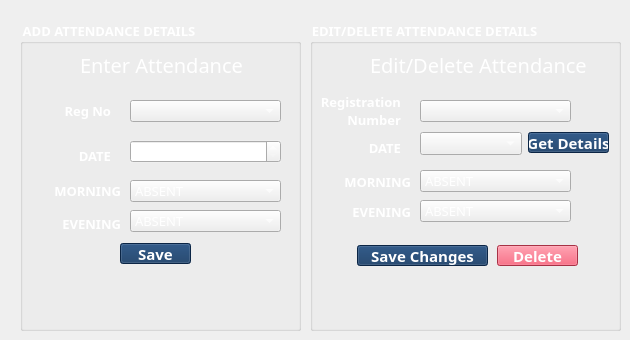
    <widget class="QWidget" name="tab_6">
     <attribute name="title">
      <string>Attendance</string>
     </attribute>
     <widget class="QGroupBox" name="groupBox_3">
      <property name="geometry">
       <rect>
        <x>20</x>
        <y>20</y>
        <width>281</width>
        <height>311</height>
       </rect>
      </property>
      <property name="font">
       <font>
        <family>Poppins Black</family>
        <pointsize>10</pointsize>
        <weight>75</weight>
        <bold>true</bold>
       </font>
      </property>
      <property name="styleSheet">
       <string notr="true">color: rgb(255, 255, 255);</string>
      </property>
      <property name="title">
       <string>ADD ATTENDANCE DETAILS</string>
      </property>
      <widget class="QLabel" name="label_47">
       <property name="geometry">
        <rect>
         <x>10</x>
         <y>20</y>
         <width>41</width>
         <height>41</height>
        </rect>
       </property>
       <property name="text">
        <string/>
       </property>
       <property name="pixmap">
        <pixmap>../src/attendance.png</pixmap>
       </property>
       <property name="scaledContents">
        <bool>true</bool>
       </property>
      </widget>
      <widget class="QLabel" name="label_48">
       <property name="geometry">
        <rect>
         <x>60</x>
         <y>30</y>
         <width>201</width>
         <height>29</height>
        </rect>
       </property>
       <property name="font">
        <font>
         <family>Poppins</family>
         <pointsize>15</pointsize>
         <weight>50</weight>
         <italic>false</italic>
         <bold>false</bold>
         <kerning>true</kerning>
        </font>
       </property>
       <property name="layoutDirection">
        <enum>Qt::LeftToRight</enum>
       </property>
       <property name="styleSheet">
        <string notr="true">color: rgb(255, 255, 255);</string>
       </property>
       <property name="text">
        <string>Enter Attendance</string>
       </property>
       <property name="scaledContents">
        <bool>true</bool>
       </property>
       <property name="alignment">
        <set>Qt::AlignLeading|Qt::AlignLeft|Qt::AlignVCenter</set>
       </property>
      </widget>
      <widget class="QComboBox" name="cb41">
       <property name="geometry">
        <rect>
         <x>110</x>
         <y>80</y>
         <width>151</width>
         <height>22</height>
        </rect>
       </property>
       <property name="font">
        <font>
         <family>Poppins SemiBold</family>
         <pointsize>10</pointsize>
        </font>
       </property>
       <property name="styleSheet">
        <string notr="true">color: rgb(255, 255, 255);
gridline-color: rgb(255, 255, 255);
selection-color: rgb(15, 52, 96);
border-color: rgb(255, 255, 255);</string>
       </property>
       <property name="editable">
        <bool>false</bool>
       </property>
       <property name="frame">
        <bool>true</bool>
       </property>
      </widget>
      <widget class="QLabel" name="label_49">
       <property name="geometry">
        <rect>
         <x>20</x>
         <y>70</y>
         <width>71</width>
         <height>41</height>
        </rect>
       </property>
       <property name="font">
        <font>
         <family>Poppins</family>
         <pointsize>10</pointsize>
         <weight>75</weight>
         <italic>false</italic>
         <bold>true</bold>
         <kerning>true</kerning>
        </font>
       </property>
       <property name="layoutDirection">
        <enum>Qt::LeftToRight</enum>
       </property>
       <property name="styleSheet">
        <string notr="true">color: rgb(255, 255, 255);</string>
       </property>
       <property name="text">
        <string>Reg No</string>
       </property>
       <property name="scaledContents">
        <bool>true</bool>
       </property>
       <property name="alignment">
        <set>Qt::AlignRight|Qt::AlignTrailing|Qt::AlignVCenter</set>
       </property>
       <property name="wordWrap">
        <bool>true</bool>
       </property>
      </widget>
      <widget class="QLabel" name="label_50">
       <property name="geometry">
        <rect>
         <x>40</x>
         <y>120</y>
         <width>51</width>
         <height>31</height>
        </rect>
       </property>
       <property name="font">
        <font>
         <family>Poppins</family>
         <pointsize>10</pointsize>
         <weight>75</weight>
         <italic>false</italic>
         <bold>true</bold>
         <kerning>true</kerning>
        </font>
       </property>
       <property name="layoutDirection">
        <enum>Qt::LeftToRight</enum>
       </property>
       <property name="styleSheet">
        <string notr="true">color: rgb(255, 255, 255);</string>
       </property>
       <property name="text">
        <string>DATE</string>
       </property>
       <property name="scaledContents">
        <bool>true</bool>
       </property>
       <property name="alignment">
        <set>Qt::AlignRight|Qt::AlignTrailing|Qt::AlignVCenter</set>
       </property>
      </widget>
      <widget class="QLabel" name="label_51">
       <property name="geometry">
        <rect>
         <x>10</x>
         <y>146</y>
         <width>91</width>
         <height>50</height>
        </rect>
       </property>
       <property name="font">
        <font>
         <family>Poppins</family>
         <pointsize>10</pointsize>
         <weight>75</weight>
         <italic>false</italic>
         <bold>true</bold>
         <kerning>true</kerning>
        </font>
       </property>
       <property name="layoutDirection">
        <enum>Qt::LeftToRight</enum>
       </property>
       <property name="styleSheet">
        <string notr="true">color: rgb(255, 255, 255);</string>
       </property>
       <property name="text">
        <string>MORNING</string>
       </property>
       <property name="scaledContents">
        <bool>true</bool>
       </property>
       <property name="alignment">
        <set>Qt::AlignRight|Qt::AlignTrailing|Qt::AlignVCenter</set>
       </property>
      </widget>
      <widget class="QLabel" name="label_52">
       <property name="geometry">
        <rect>
         <x>10</x>
         <y>179</y>
         <width>91</width>
         <height>50</height>
        </rect>
       </property>
       <property name="font">
        <font>
         <family>Poppins</family>
         <pointsize>10</pointsize>
         <weight>75</weight>
         <italic>false</italic>
         <bold>true</bold>
         <kerning>true</kerning>
        </font>
       </property>
       <property name="layoutDirection">
        <enum>Qt::LeftToRight</enum>
       </property>
       <property name="styleSheet">
        <string notr="true">color: rgb(255, 255, 255);</string>
       </property>
       <property name="text">
        <string>EVENING</string>
       </property>
       <property name="scaledContents">
        <bool>true</bool>
       </property>
       <property name="alignment">
        <set>Qt::AlignRight|Qt::AlignTrailing|Qt::AlignVCenter</set>
       </property>
      </widget>
      <widget class="QPushButton" name="b41">
       <property name="geometry">
        <rect>
         <x>100</x>
         <y>223</y>
         <width>71</width>
         <height>21</height>
        </rect>
       </property>
       <property name="font">
        <font>
         <family>Poppins</family>
         <pointsize>11</pointsize>
         <weight>75</weight>
         <bold>true</bold>
        </font>
       </property>
       <property name="styleSheet">
        <string notr="true">background-color: rgb(15, 52, 96);
color: rgb(255, 255, 255);</string>
       </property>
       <property name="text">
        <string>Save</string>
       </property>
      </widget>
      <widget class="QDateEdit" name="tb41">
       <property name="geometry">
        <rect>
         <x>110</x>
         <y>120</y>
         <width>151</width>
         <height>23</height>
        </rect>
       </property>
       <property name="font">
        <font>
         <pointsize>10</pointsize>
        </font>
       </property>
       <property name="autoFillBackground">
        <bool>true</bool>
       </property>
       <property name="styleSheet">
        <string notr="true"> color: white;</string>
       </property>
      </widget>
      <widget class="QLabel" name="l41">
       <property name="geometry">
        <rect>
         <x>14</x>
         <y>260</y>
         <width>251</width>
         <height>30</height>
        </rect>
       </property>
       <property name="font">
        <font>
         <family>Poppins</family>
         <pointsize>11</pointsize>
         <weight>75</weight>
         <italic>false</italic>
         <bold>true</bold>
         <kerning>true</kerning>
        </font>
       </property>
       <property name="layoutDirection">
        <enum>Qt::LeftToRight</enum>
       </property>
       <property name="styleSheet">
        <string notr="true">color: rgb(255, 255, 255);</string>
       </property>
       <property name="text">
        <string/>
       </property>
       <property name="scaledContents">
        <bool>true</bool>
       </property>
       <property name="alignment">
        <set>Qt::AlignCenter</set>
       </property>
      </widget>
      <widget class="QComboBox" name="tb42">
       <property name="geometry">
        <rect>
         <x>110</x>
         <y>160</y>
         <width>151</width>
         <height>22</height>
        </rect>
       </property>
       <property name="font">
        <font>
         <family>Poppins SemiBold</family>
         <pointsize>10</pointsize>
        </font>
       </property>
       <property name="styleSheet">
        <string notr="true">color: rgb(255, 255, 255);
gridline-color: rgb(255, 255, 255);
selection-color: rgb(15, 52, 96);
border-color: rgb(255, 255, 255);</string>
       </property>
       <item>
        <property name="text">
         <string>ABSENT</string>
        </property>
       </item>
       <item>
        <property name="text">
         <string>PRESENT</string>
        </property>
       </item>
      </widget>
      <widget class="QComboBox" name="tb43">
       <property name="geometry">
        <rect>
         <x>110</x>
         <y>190</y>
         <width>151</width>
         <height>22</height>
        </rect>
       </property>
       <property name="font">
        <font>
         <family>Poppins SemiBold</family>
         <pointsize>10</pointsize>
        </font>
       </property>
       <property name="styleSheet">
        <string notr="true">color: rgb(255, 255, 255);
gridline-color: rgb(255, 255, 255);
selection-color: rgb(15, 52, 96);
border-color: rgb(255, 255, 255);</string>
       </property>
       <item>
        <property name="text">
         <string>ABSENT</string>
        </property>
       </item>
       <item>
        <property name="text">
         <string>PRESENT</string>
        </property>
       </item>
      </widget>
     </widget>
     <widget class="QGroupBox" name="groupBox_4">
      <property name="geometry">
       <rect>
        <x>310</x>
        <y>20</y>
        <width>311</width>
        <height>311</height>
       </rect>
      </property>
      <property name="font">
       <font>
        <family>Poppins Black</family>
        <pointsize>10</pointsize>
        <weight>75</weight>
        <bold>true</bold>
       </font>
      </property>
      <property name="styleSheet">
       <string notr="true">color: rgb(255, 255, 255);</string>
      </property>
      <property name="title">
       <string>EDIT/DELETE ATTENDANCE DETAILS</string>
      </property>
      <widget class="QLabel" name="label_55">
       <property name="geometry">
        <rect>
         <x>10</x>
         <y>20</y>
         <width>41</width>
         <height>41</height>
        </rect>
       </property>
       <property name="text">
        <string/>
       </property>
       <property name="pixmap">
        <pixmap>../src/attendance.png</pixmap>
       </property>
       <property name="scaledContents">
        <bool>true</bool>
       </property>
      </widget>
      <widget class="QLabel" name="label_56">
       <property name="geometry">
        <rect>
         <x>60</x>
         <y>30</y>
         <width>241</width>
         <height>29</height>
        </rect>
       </property>
       <property name="font">
        <font>
         <family>Poppins</family>
         <pointsize>15</pointsize>
         <weight>50</weight>
         <italic>false</italic>
         <bold>false</bold>
         <kerning>true</kerning>
        </font>
       </property>
       <property name="layoutDirection">
        <enum>Qt::LeftToRight</enum>
       </property>
       <property name="styleSheet">
        <string notr="true">color: rgb(255, 255, 255);</string>
       </property>
       <property name="text">
        <string>Edit/Delete Attendance</string>
       </property>
       <property name="scaledContents">
        <bool>true</bool>
       </property>
       <property name="alignment">
        <set>Qt::AlignLeading|Qt::AlignLeft|Qt::AlignVCenter</set>
       </property>
      </widget>
      <widget class="QComboBox" name="cb42">
       <property name="geometry">
        <rect>
         <x>110</x>
         <y>80</y>
         <width>151</width>
         <height>22</height>
        </rect>
       </property>
       <property name="font">
        <font>
         <family>Poppins SemiBold</family>
         <pointsize>10</pointsize>
        </font>
       </property>
       <property name="styleSheet">
        <string notr="true">color: rgb(255, 255, 255);
gridline-color: rgb(255, 255, 255);
selection-color: rgb(15, 52, 96);
border-color: rgb(255, 255, 255);</string>
       </property>
      </widget>
      <widget class="QLabel" name="label_57">
       <property name="geometry">
        <rect>
         <x>10</x>
         <y>60</y>
         <width>81</width>
         <height>61</height>
        </rect>
       </property>
       <property name="font">
        <font>
         <family>Poppins</family>
         <pointsize>10</pointsize>
         <weight>75</weight>
         <italic>false</italic>
         <bold>true</bold>
         <kerning>true</kerning>
        </font>
       </property>
       <property name="layoutDirection">
        <enum>Qt::LeftToRight</enum>
       </property>
       <property name="styleSheet">
        <string notr="true">color: rgb(255, 255, 255);</string>
       </property>
       <property name="text">
        <string>Registration Number</string>
       </property>
       <property name="scaledContents">
        <bool>true</bool>
       </property>
       <property name="alignment">
        <set>Qt::AlignRight|Qt::AlignTrailing|Qt::AlignVCenter</set>
       </property>
       <property name="wordWrap">
        <bool>true</bool>
       </property>
      </widget>
      <widget class="QLabel" name="label_58">
       <property name="geometry">
        <rect>
         <x>40</x>
         <y>112</y>
         <width>51</width>
         <height>31</height>
        </rect>
       </property>
       <property name="font">
        <font>
         <family>Poppins</family>
         <pointsize>10</pointsize>
         <weight>75</weight>
         <italic>false</italic>
         <bold>true</bold>
         <kerning>true</kerning>
        </font>
       </property>
       <property name="layoutDirection">
        <enum>Qt::LeftToRight</enum>
       </property>
       <property name="styleSheet">
        <string notr="true">color: rgb(255, 255, 255);</string>
       </property>
       <property name="text">
        <string>DATE</string>
       </property>
       <property name="scaledContents">
        <bool>true</bool>
       </property>
       <property name="alignment">
        <set>Qt::AlignRight|Qt::AlignTrailing|Qt::AlignVCenter</set>
       </property>
      </widget>
      <widget class="QLabel" name="label_59">
       <property name="geometry">
        <rect>
         <x>10</x>
         <y>146</y>
         <width>91</width>
         <height>31</height>
        </rect>
       </property>
       <property name="font">
        <font>
         <family>Poppins</family>
         <pointsize>10</pointsize>
         <weight>75</weight>
         <italic>false</italic>
         <bold>true</bold>
         <kerning>true</kerning>
        </font>
       </property>
       <property name="layoutDirection">
        <enum>Qt::LeftToRight</enum>
       </property>
       <property name="styleSheet">
        <string notr="true">color: rgb(255, 255, 255);</string>
       </property>
       <property name="text">
        <string>MORNING</string>
       </property>
       <property name="scaledContents">
        <bool>true</bool>
       </property>
       <property name="alignment">
        <set>Qt::AlignRight|Qt::AlignTrailing|Qt::AlignVCenter</set>
       </property>
      </widget>
      <widget class="QLabel" name="label_60">
       <property name="geometry">
        <rect>
         <x>10</x>
         <y>171</y>
         <width>91</width>
         <height>41</height>
        </rect>
       </property>
       <property name="font">
        <font>
         <family>Poppins</family>
         <pointsize>10</pointsize>
         <weight>75</weight>
         <italic>false</italic>
         <bold>true</bold>
         <kerning>true</kerning>
        </font>
       </property>
       <property name="layoutDirection">
        <enum>Qt::LeftToRight</enum>
       </property>
       <property name="styleSheet">
        <string notr="true">color: rgb(255, 255, 255);</string>
       </property>
       <property name="text">
        <string>EVENING</string>
       </property>
       <property name="scaledContents">
        <bool>true</bool>
       </property>
       <property name="alignment">
        <set>Qt::AlignRight|Qt::AlignTrailing|Qt::AlignVCenter</set>
       </property>
      </widget>
      <widget class="QPushButton" name="b42">
       <property name="geometry">
        <rect>
         <x>47</x>
         <y>225</y>
         <width>131</width>
         <height>21</height>
        </rect>
       </property>
       <property name="font">
        <font>
         <family>Poppins</family>
         <pointsize>11</pointsize>
         <weight>75</weight>
         <bold>true</bold>
        </font>
       </property>
       <property name="styleSheet">
        <string notr="true">background-color: rgb(15, 52, 96);
color: rgb(255, 255, 255);</string>
       </property>
       <property name="text">
        <string>Save Changes</string>
       </property>
      </widget>
      <widget class="QComboBox" name="cb43">
       <property name="geometry">
        <rect>
         <x>110</x>
         <y>112</y>
         <width>102</width>
         <height>23</height>
        </rect>
       </property>
       <property name="font">
        <font>
         <family>Poppins SemiBold</family>
         <pointsize>10</pointsize>
        </font>
       </property>
       <property name="styleSheet">
        <string notr="true">color: rgb(255, 255, 255);
gridline-color: rgb(255, 255, 255);
selection-color: rgb(15, 52, 96);
border-color: rgb(255, 255, 255);</string>
       </property>
      </widget>
      <widget class="QPushButton" name="b44">
       <property name="geometry">
        <rect>
         <x>218</x>
         <y>112</y>
         <width>81</width>
         <height>21</height>
        </rect>
       </property>
       <property name="font">
        <font>
         <family>Poppins</family>
         <pointsize>11</pointsize>
         <weight>75</weight>
         <bold>true</bold>
        </font>
       </property>
       <property name="styleSheet">
        <string notr="true">background-color: rgb(15, 52, 96);
color: rgb(255, 255, 255);</string>
       </property>
       <property name="text">
        <string>Get Details</string>
       </property>
      </widget>
      <widget class="QPushButton" name="b43">
       <property name="geometry">
        <rect>
         <x>187</x>
         <y>225</y>
         <width>81</width>
         <height>21</height>
        </rect>
       </property>
       <property name="font">
        <font>
         <family>Poppins</family>
         <pointsize>11</pointsize>
         <weight>75</weight>
         <bold>true</bold>
        </font>
       </property>
       <property name="styleSheet">
        <string notr="true">background-color: rgb(233, 69, 96);
color: rgb(255, 255, 255);</string>
       </property>
       <property name="text">
        <string>Delete</string>
       </property>
      </widget>
      <widget class="QLabel" name="l42">
       <property name="geometry">
        <rect>
         <x>27</x>
         <y>260</y>
         <width>260</width>
         <height>30</height>
        </rect>
       </property>
       <property name="font">
        <font>
         <family>Poppins</family>
         <pointsize>11</pointsize>
         <weight>75</weight>
         <italic>false</italic>
         <bold>true</bold>
         <kerning>true</kerning>
        </font>
       </property>
       <property name="layoutDirection">
        <enum>Qt::LeftToRight</enum>
       </property>
       <property name="styleSheet">
        <string notr="true">color: rgb(255, 255, 255);</string>
       </property>
       <property name="text">
        <string/>
       </property>
       <property name="scaledContents">
        <bool>true</bool>
       </property>
       <property name="alignment">
        <set>Qt::AlignCenter</set>
       </property>
      </widget>
      <widget class="QComboBox" name="tb44">
       <property name="geometry">
        <rect>
         <x>110</x>
         <y>150</y>
         <width>151</width>
         <height>22</height>
        </rect>
       </property>
       <property name="font">
        <font>
         <family>Poppins SemiBold</family>
         <pointsize>10</pointsize>
        </font>
       </property>
       <property name="styleSheet">
        <string notr="true">color: rgb(255, 255, 255);
gridline-color: rgb(255, 255, 255);
selection-color: rgb(15, 52, 96);
border-color: rgb(255, 255, 255);</string>
       </property>
       <item>
        <property name="text">
         <string>ABSENT</string>
        </property>
       </item>
       <item>
        <property name="text">
         <string>PRESENT</string>
        </property>
       </item>
      </widget>
      <widget class="QComboBox" name="tb45">
       <property name="geometry">
        <rect>
         <x>110</x>
         <y>180</y>
         <width>151</width>
         <height>22</height>
        </rect>
       </property>
       <property name="font">
        <font>
         <family>Poppins SemiBold</family>
         <pointsize>10</pointsize>
        </font>
       </property>
       <property name="styleSheet">
        <string notr="true">color: rgb(255, 255, 255);
gridline-color: rgb(255, 255, 255);
selection-color: rgb(15, 52, 96);
border-color: rgb(255, 255, 255);</string>
       </property>
       <item>
        <property name="text">
         <string>ABSENT</string>
        </property>
       </item>
       <item>
        <property name="text">
         <string>PRESENT</string>
        </property>
       </item>
      </widget>
      <zorder>label_55</zorder>
      <zorder>label_56</zorder>
      <zorder>cb42</zorder>
      <zorder>label_58</zorder>
      <zorder>label_59</zorder>
      <zorder>label_60</zorder>
      <zorder>b42</zorder>
      <zorder>cb43</zorder>
      <zorder>b44</zorder>
      <zorder>b43</zorder>
      <zorder>label_57</zorder>
      <zorder>l42</zorder>
      <zorder>tb44</zorder>
      <zorder>tb45</zorder>
     </widget>
    </widget>
